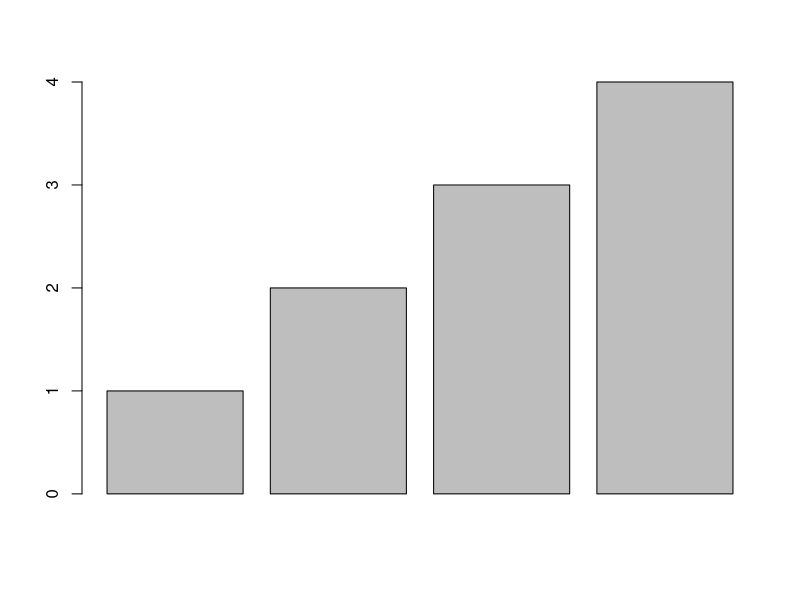
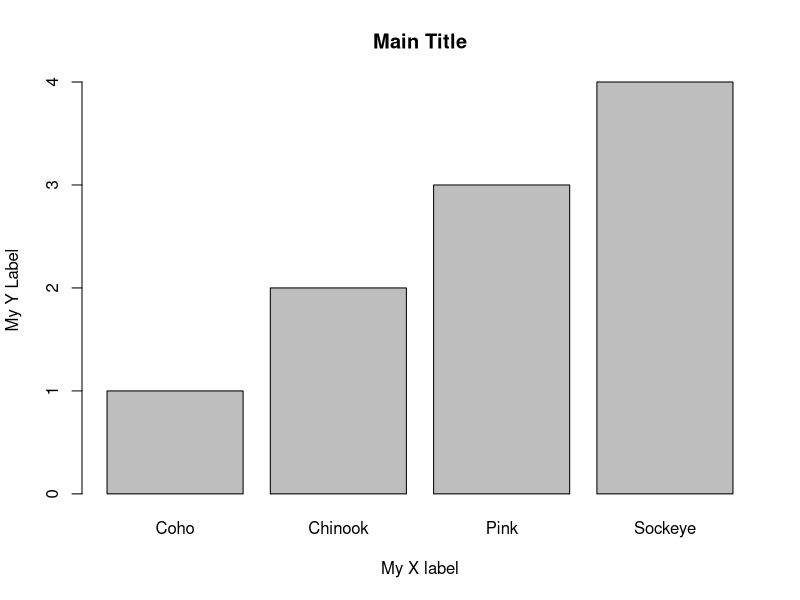
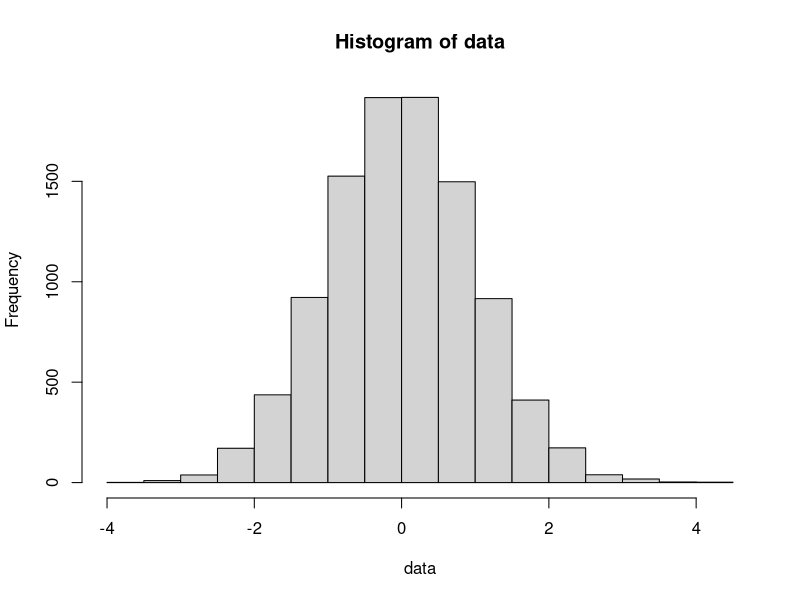
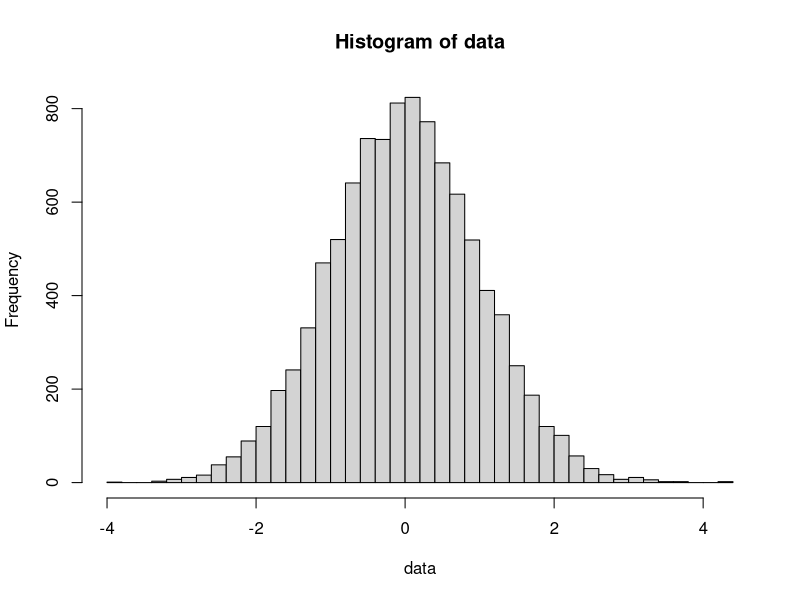
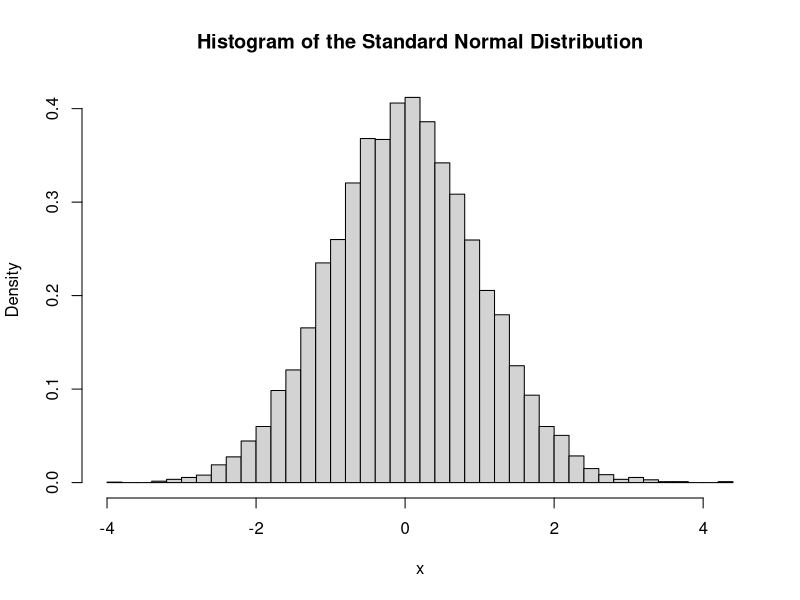
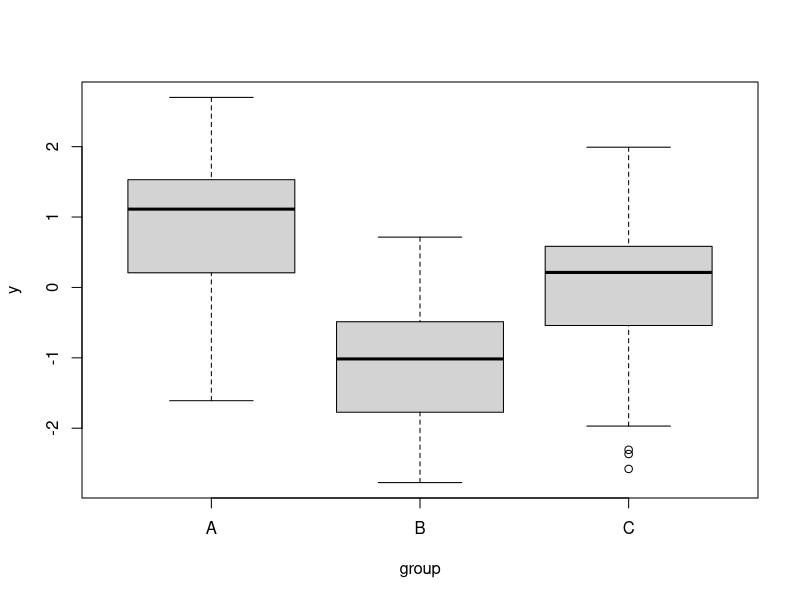
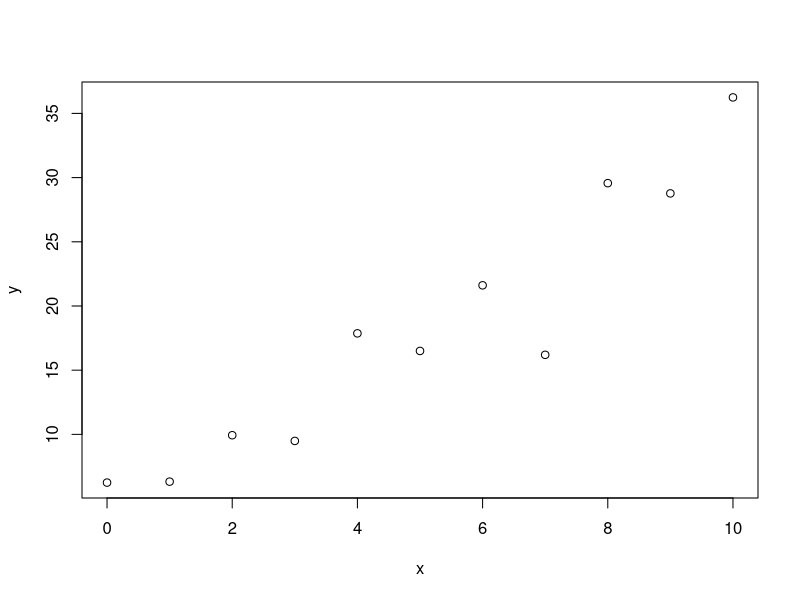
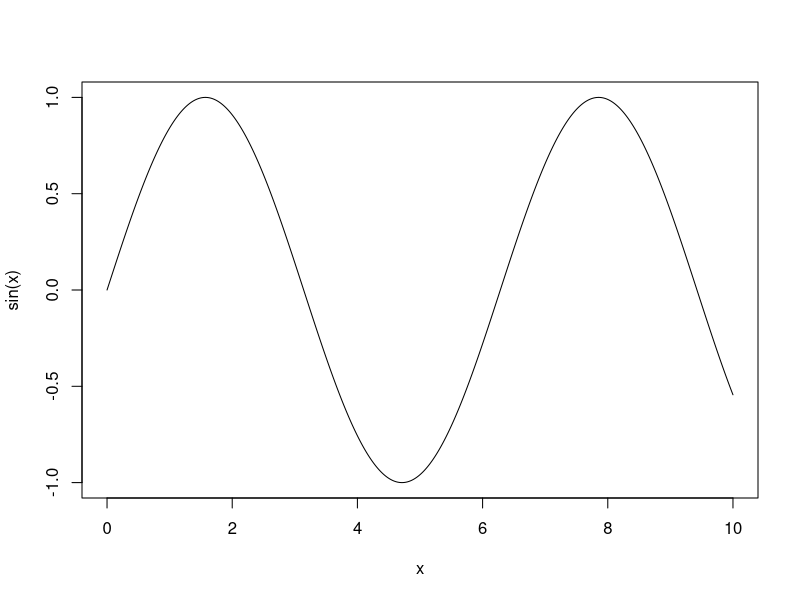

These figures' R source, in order:
## ---- chunk 1
x <- 1:4     # The vector 1,2,3,4
barplot(x)   # First bar has height 1, next is 2, etc
## ---- chunk 2
x <- 1:4
barplot(x, 
        xlab='My X label', 
        ylab='My Y Label', 
        main='Main Title', 
	      names.arg=c('Coho','Chinook','Pink','Sockeye')
        )
## ---- chunk 3
set.seed(200)
## ---- chunk 4
data <- rnorm(10000)
hist(data)
## ---- chunk 5
hist(data, breaks=30)
## ---- chunk 6
hist(data, breaks=30, freq=FALSE, xlab='x', 
     main='Histogram of the Standard Normal Distribution' )
## ---- chunk 7
y <- c( rnorm(50, mean=1),    # Group A is centered at 1
        rnorm(50, mean=-1),   # Group B is centered at -1
        rnorm(50, mean=0))    # Group C is centered at 0
group <- c( rep('A', 50), rep('B',50), rep('C',50) )
boxplot(y ~ group)
## ---- chunk 8
x <- seq(0,10,by=1)
y <- 2 + 3*x + rnorm(10, sd=4)
plot(x, y)
## ---- chunk 9
x <- seq(0,10,by=.01)
plot(x, sin(x), type='l')
## ---- chunk 10
plot(NA, NA, xlim=c(0,2), ylim=c(0,1), type='n', 
	xlab='X Label', ylab='Y Label', main='Main Title')
## ---- chunk 11
plot(x=c(0,2),y=c(0,1), #type='n', 
	xlab='X Label', ylab='Y Label', main='Main Title')
points( 0, 0 )            # open circle
points(.25, .25, pch=19)  # closed black dot
points(.50, .50, pch=22, col='red')  # open red square
points(1.0, 1.0, col=2, lwd=3)       # thick open red circle 
points(c(1,1.5,2), c(0,.5,1), col=3) # green circles
## ---- chunk 12
plot(NA, NA, xlim=c(0,2), ylim=c(0,1), type='n',        # Set up a blank plot...
	xlab='X Label', ylab='Y Label', main='Main Title')
abline(1, -1/2)                   # Black line y-intercept=1, slope=-1/2
abline(v=1, col=2, lwd=3)         # Vertical solid red line
abline(h=.5, col=3, lty=2, lwd=5) # Horizonal green dashed line
## ---- chunk 13
x <- seq(0,1, length.out=30)
y <- 3 + 2*x + rnorm(30)
plot(x,y)
abline( coef(lm(y~x)) )    # add the regression line to the plot
## ---- chunk 14
plot(NA, NA, xlim=c(0,7), ylim=c(-1,1), type='n',   # again a blank plot
	xlab='X', ylab='Y', main='sin(x)')
x <- seq(0,7, length=201)                           # 201 values from 0 to 7
lines(x, sin(x))                                    # sin(x)
abline(h=0)                                         # Horizontal line at 0
## ---- chunk 15
x <- seq( 0, 10, length=101)
y <- seq(10, 20, length=101)
z <- matrix(NA, ncol=101, nrow=101)
for(i in 1:101){
	for(j in 1:101){
		z[i,j] <- x[i] * y[j]^2
	}
}
contour(x,y,z, xlab='x', ylab='y', main='Example Contour Plot')
## ---- chunk 16
library(MASS)
library(dplyr)
birthwt <- birthwt %>% mutate(
  race  = factor(race,  labels=c('White','Black','Other')),
  smoke = factor(smoke, labels=c('No Smoke', 'Smoke')))
